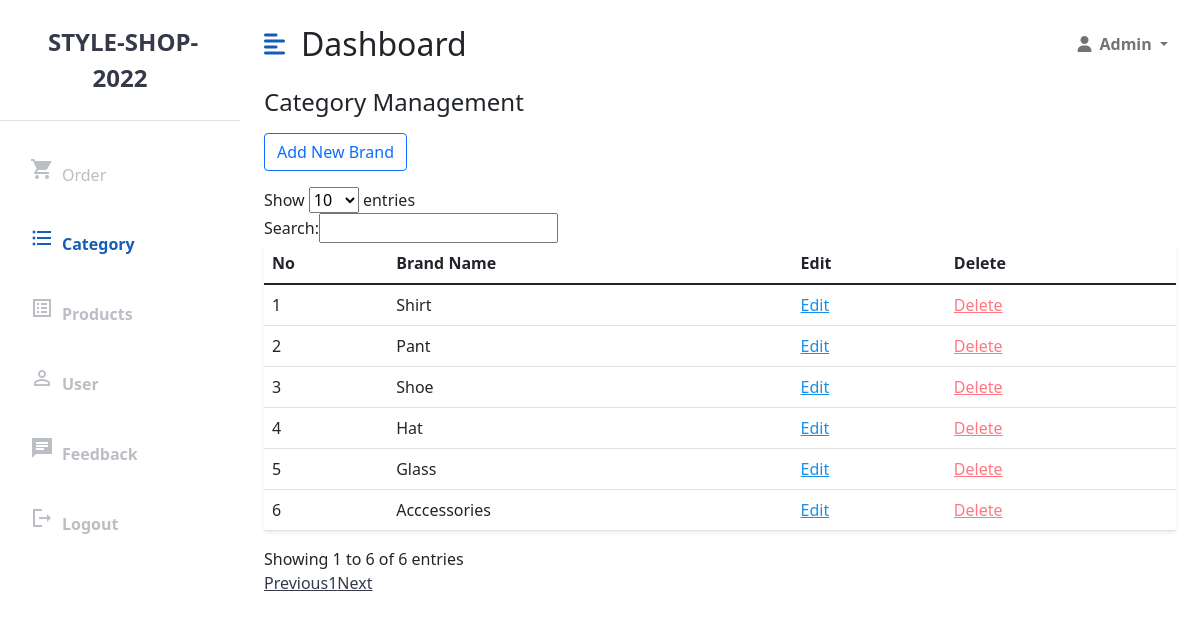
/CategoryAdmin (signed in), run on the app's committed database.
### tables this page shows
CREATE TABLE `category` (
  `id` int(11) NOT NULL,
  `name` varchar(100) NOT NULL
);

### mvc/core/Controller.php (called while the page is built, shortened)
<?php
class Controller{
    public function view($view, $data=[]){
        require_once "mvc/views/". $view .".php";
    }
}
?>

### mvc/controllers/CategoryAdmin.php (called while the page is built, shortened)
<?php
class CategoryAdmin extends Controller
{
    public $categoryModel;
    public function __construct()
    {
        $this->categoryModel = $this->model("CategoryModel");
    }
    public function GetPage($deleteSuccess = 0)
    {
        $category = $this->categoryModel->getCategory();
        $this->view("category/categoryAdmin", [
            "category" => $category,
            "deleteSuccess" => $deleteSuccess
        ]);
    }
}

### mvc/core/App.php (called while the page is built, shortened)
<?php
class App
{
    protected $action = "GetPage";
    function __construct()
    {
        $arr = $this->UrlProcess();
        if (file_exists("./mvc/controllers/" . $arr[0] . ".php")) {
            unset($arr[0]);
        }
        $this->controller = new $this->controller;
        $this->params = $arr ? array_values($arr) : [];
        call_user_func_array([$this->controller, $this->action], $this->params);
    }
    function UrlProcess()
    {
        if (isset($_GET["url"])) {
            return explode("/", filter_var(trim($_GET["url"], "/")));
        }
    }
}

### index.php (called while the page is built, shortened)
<?php
$myApp = new App();
?>

### mvc/core/DB.php (called while the page is built, shortened)
<?php
class DB
{
    function executeResult($sql, $isSingle = false)
    {
        $data = null;
        $conn = mysqli_connect(HOST, USERNAME, PASSWORD, DATABASE);
        mysqli_set_charset($conn, 'utf8');
        $resultset = mysqli_query($conn, $sql);
        if ($resultset) {
            if ($isSingle) {
                $data = mysqli_fetch_array($resultset, 1);
            } else {
                $data = [];
                while (($row = mysqli_fetch_array($resultset, 1)) != null) {
                    $data[] = $row;
                }
            }
        }
        return $data;
    }
}

### mvc/models/CategoryModel.php (called while the page is built, shortened)
<?php
class CategoryModel extends DB{
    public function getCategory(){
        $sql = "select * from category";
        $data = $this->executeResult($sql);
        return $data;
    }
}

### mvc/views/category/categoryAdmin.php (the view, shortened to what this page needs)
<?php
require_once('mvc/views/blocks/header_admin.php');
?>
<div class="container-fluid px-4">
	<h3 class="fs-4 mb-3">Category Management</h3>
	<a href="http://localhost/style-shop-2022/CategoryAdmin/Add" class="btn btn-outline-primary">Add New Brand</a>
	<div class="row mt-3">
		<div class="col">
			<table id="cateList" class="table bg-white rounded shadow-sm  table-hover">
				<thead>
					<tr>
						<th>No</th>
						<th>Brand Name</th>
						<th>Edit</th>
						<th>Delete</th>
					</tr>
				</thead>
				<tbody>
					<?php $countCategory = count($data["category"]);
					for ($i = 0; $i < $countCategory; $i++) { ?>
						<tr>
							<td><?php echo $i + 1; ?></td>
							<td><?php echo  $data["category"][$i]['name']; ?></td>
							<td><a href="<?php echo 'http://localhost/style-shop-2022/CategoryAdmin/ViewEdit/' . $data["category"][$i]["id"]; ?>" class="editLink">Edit</a></td>
							<td><a href="<?php echo 'http://localhost/style-shop-2022/CategoryAdmin/Delete/' . $data["category"][$i]["id"]; ?>" class="delLink" style="color: #ff7782;">Delete</a></td>
						</tr>
					<?php } ?>
				</tbody>
			</table>
		</div>
	</div>
</div>
</div>
</div>
<?php
require_once('mvc/views/blocks/footer_admin.php');
?>

### public/css/admin_style.css (style rules this page uses)
:root { --main-bg-color: #7380ec; --main-text-color: #135db7; --second-text-color: #bbbec5; --second-bg-color: #c1efde; }
a { color: #363949; }
.editLink { color: #1690ed; }

### data on the page
category: name "Shirt"
category: name "Pant"
category: name "Shoe"
category: name "Hat"
category: name "Glass"
category: name "Acccessories"
